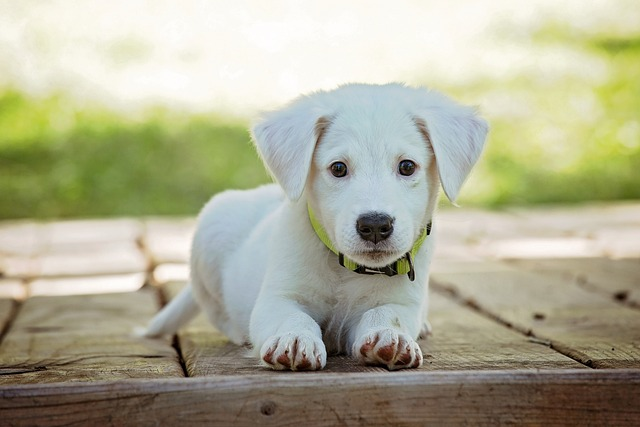
#> input picture Alistirmalar/media/puppy.jpg, 640 x 427 px; the run also reads 1 picture not shown here
$ python Compare_images.py
#> lines starting #> are read from the running program, lines starting #| are printed output that depends on the picture
import cv2
import numpy as np

# Path to the input images
path1 = "media/puppy.jpg"
path2 = "media/puppyKopya.jpg"

# Read the input images
img1 = cv2.imread(path1)
#> img1 is the input picture: shape (427, 640, 3); mean B, G, R 149.1, 173.9, 174.6
img2 = cv2.imread(path2)

# Apply median blur to img1 with a kernel size of 15x15
img3 = cv2.medianBlur(img1, 15)
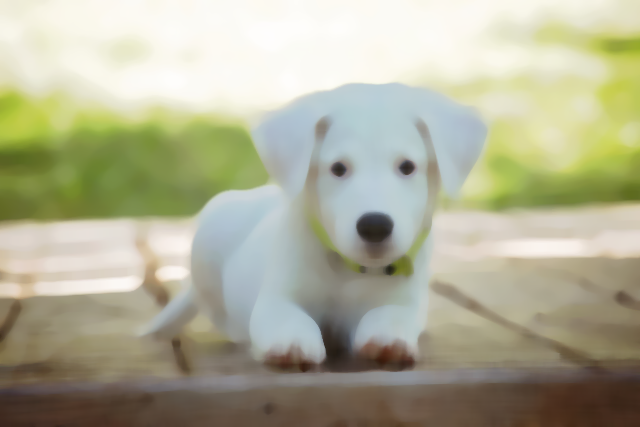
#> img3: shape (427, 640, 3); mean B, G, R 150, 174.8, 175.5

# Check if the shapes of img1 and img2 are the same
if img1.shape == img2.shape:
    print("Same size")
else:
    print("Not the same size")

# Compute the absolute difference between img1 and img3
diff = cv2.subtract(img1, img3)
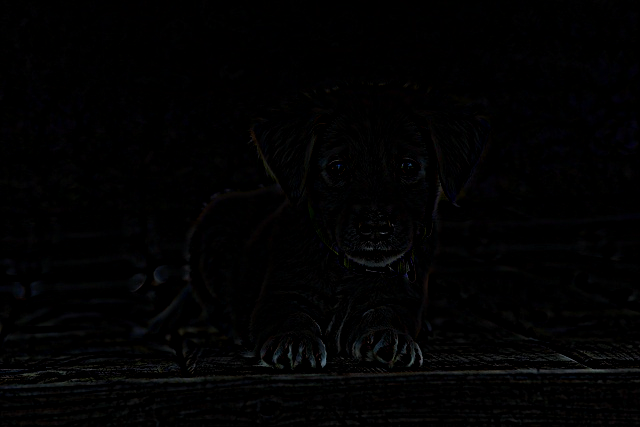
#> diff: shape (427, 640, 3); mean B, G, R 2.4, 2.1, 2.1
b, g, r = cv2.split(diff)

# Check if all channels (B, G, R) have zero differences
if cv2.countNonZero(b) == 0 and cv2.countNonZero(g) == 0 and cv2.countNonZero(r) == 0:
    print("Completely equal")
else:
    print("Not equal")

# Display the original image (img1), the median-blurred image (img3), and the difference image (diff)
cv2.imshow("dog", img1)
cv2.imshow("dog2", img3)
cv2.imshow("diff", diff)

# Wait for a key press to exit
cv2.waitKey(0)

# Close all windows
cv2.destroyAllWindows()

'''

```
path1 = "media/puppy.jpg"
path2 = "media/puppyKopya.jpg"
```
- These lines define the file paths of two images, `puppy.jpg` and `puppyKopya.jpg`.

```
img1 = cv2.imread(path1)
img2 = cv2.imread(path2)
```
- These lines use the `cv2.imread()` function to read the images from the file paths and store them as NumPy arrays, `img1` and `img2`.

```
img3 = cv2.medianBlur(img1, 15)
```
- This line applies median filtering to `img1` using a kernel size of 15. The result is stored in `img3`, which helps to reduce noise in the image.

```
if img1.shape == img2.shape:
    print("same size")
else:
    print("not same")
```
- This code block checks if the shapes (dimensions) of `img1` and `img2` are the same. If they are the same, it prints
"same size"; otherwise, it prints "not same".

```
diff = cv2.subtract(img1, img3)
b, g, r = cv2.split(diff)
```
- These lines calculate the absolute difference between `img1` and `img3` using the `cv2.subtract()` function. The result
is stored in `diff`. Then, `cv2.split()` function splits `diff` into separate color channels, `b`, `g`, and `r`.

```
if cv2.countNonZero(b) == 0 and cv2.countNonZero(g) == 0 and cv2.countNonZero(r) == 0:
    print("completely equal")
else:
    print("Not Equal")
```
- This code block checks if all three color channels (`b`, `g`, and `r`) have zero non-zero (non-black) pixels. If all
channels have zero non-zero pixels, it prints "completely equal"; otherwise, it prints "Not Equal".

```
cv2.imshow("dog", img1)
cv2.imshow("dog2", img3)
cv2.imshow("diff", diff)
cv2.waitKey(0)
cv2.destroyAllWindows()
```
- These lines display the images using `cv2.imshow()` function. The images are displayed in separate windows with the
given names. `cv2.waitKey(0)` waits for a key press, and `cv2.destroyAllWindows()` closes all open windows.

These lines demonstrate image loading, image processing operations, and image display using OpenCV functions.
'''
